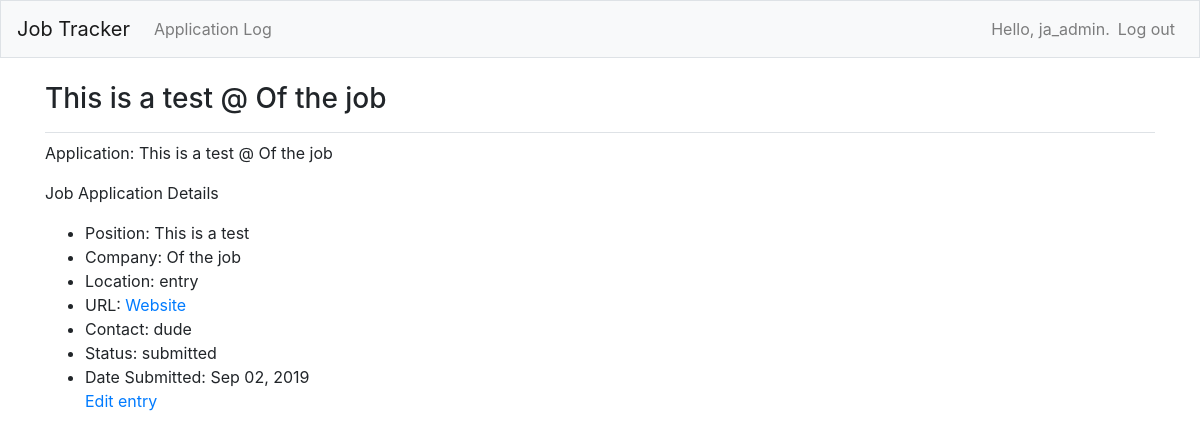
Screenshot of /job_log/3/ (signed in) with the database file from the repository.
### job_apps/models.py (models this page shows)
class Application(models.Model):
    STATUSES = [('submitted', 'SUBMITTED'),
                ('accepted', 'ACCEPTED'),
                ('rejected', 'REJECTED')]
    position = models.CharField(max_length=100)
    company = models.CharField(max_length=100)
    post_url = models.CharField(max_length=300)
    contact_name = models.CharField(max_length=100)
    location = models.CharField(max_length=100)
    date_added = models.DateField(auto_now_add=True)
    status = models.CharField(
        max_length=20, choices=STATUSES, default="submitted")
    owner = models.ForeignKey(User, on_delete=models.CASCADE)
    def __str__(self):
        return f"{self.position} @ {self.company}"

### job_apps/views.py (the view)
# urls.py: path('job_log/<int:job_entry_id>/', views.job_entry, name='job_entry'),
@login_required
def job_entry(request, job_entry_id):
    job_entry = Application.objects.filter(id=job_entry_id).values()
    job_title = Application.objects.get(id=job_entry_id)
    check_log_owner(job_title.owner, request.user)
    context = {'job_title': job_title, 'job_entry': job_entry}
    return render(request, 'job_apps/job_entry.html', context)

### job_apps/views.py (called while the page is built)
def check_log_owner(owner, user):
    if owner != user:
        raise Http404

### job_apps/templates/job_apps/job_entry.html
{% extends 'job_apps/base.html' %}
{% block page_header %}
  <h3>{{ job_title }}</h3>
{% endblock page_header %}
{% block content %}
<p>Application: {{ job_title }}</p>
<p>Job Application Details
  <ul>
  {% for entry in job_entry %}
    <li>Position: {{ entry.position }}</li>
    <li>Company: {{ entry.company }}</li>
    <li>Location: {{ entry.location }}</li>
    <li>URL: <a href="{{ entry.post_url }}">Website</a></li>
    <li>Contact: {{ entry.contact_name }}</li>
    <li>Status: {{ entry.status }}</li>
    <li>Date Submitted: {{ entry.date_added|date:'M d, Y' }}</li>
    <p>
      <a href="{% url 'job_apps:edit_job_entry' entry.id %}">Edit entry</a>
    </p>
  {% empty %}
    <li>Something went wrong.</li>
  {% endfor %}
  </ul>
</p>
{% endblock content %}

### job_apps/templates/job_apps/base.html (shortened to what this page needs)
{% load bootstrap4 %}
<!doctype html>
<html lang="en">
<head>
  {% bootstrap_css %}
</head>
<body>
  <nav class="navbar navbar-expand-md navbar-light bg-light mb-4 border">
    <a class="navbar-brand" href="{% url 'job_apps:index'%}">Job Tracker</a>
    <div class="collapse navbar-collapse" id="navbarCollapse">
      <ul class="navbar-nav mr-auto">
        <li class="nav-item">
          <a class="nav-link" href="{% url 'job_apps:job_log'%}">Application Log</a>
        </li>
      </ul>
      <ul class="navbar-nav ml-auto">
        {% if user.is_authenticated %}
          <li class="nav-item">
            <span class="navbar-text">Hello, {{ user.username }}.</span>
          </li>
          <li class="nav-item">
            <a class="nav-link" href="{% url 'users:logout' %}">Log out</a>
          </li>
        {% endif %}
      </ul>
</div>
</nav>
</body>
  <main role="main" class="container">
    <div class="pb-2 mb-2 border-bottom">
      {% block page_header %}{% endblock page_header %}
    </div>
    <div>
      {% block content %}{% endblock content %}
    </div>
  </main>
</body>
</html>

### rows the page displays
Application: position+company "This is a test @ Of the job", position "This is a test", company "Of the job", location "entry", contact_name "dude", status "submitted", date_added "Sep 02, 2019"

### other values shown
{{ user.username }} "ja_admin"
